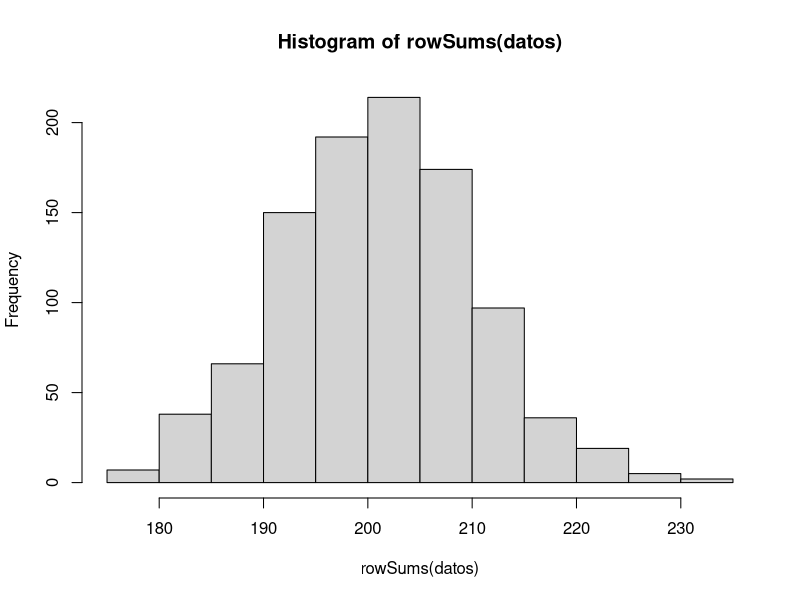

Reproduce this figure in R. (Note: this script raises an error after producing the figure.)
  library(tidyverse)
  library(ggplot2)

prob=c(.3,.55,.45)

########################################################################

cual_maximo = function(max_vec){
  maximo = which(max(max_vec) == max_vec)
  if (length(maximo) == 1) {
    return(maximo)
  } else {return(sample(maximo, 1))}
}

########################################################################

#Punto 1

datos = matrix(rbinom(366000, 1, prob[2]), nrow = 1000, ncol = 366, byrow = T)

hist(rowSums(datos))

mean(rowSums(datos))

dates = sort(rowSums(datos))

c(mean(dates[25], dates[26]), mean(dates[975], dates[976]))

########################################################################
#Random

datos_random_dia=actualizar(366,1)

ggplot(datos_random_dia)+
  geom_line(aes(x=Dia, y = Maquina1Total, color="red"))+
  geom_line(aes(x=Dia, y = Maquina2Total, color="blue"))+
  geom_line(aes(x=Dia, y = Maquina3Total, color="green"))

ggplot(datos_random_dia)+
  geom_line(aes(x=Dia, y = Maquina1+Maquina2+Maquina3, color="red"))
#to do: distribucion a posteriori

datos=matrix(seq(0,1,.001),nrow = 1001)
datos=cbind(datos,dbeta(seq(0,1,.001),2,2))
for (i in 1:6) {
  datos=cbind(datos,dbeta(seq(0,1,.001),2+datos_random_dia$Maquina1[61*i],2-datos_random_dia$Maquina1[61*i]+datos_random_dia$Maquina1Total[61*i]))
  }


datos = as.data.frame(datos)
colnames(datos) = c("seq","Dia0", "Dia61", "Dia122", "Dia183", "Dia244", "Dia305",
                    "Dia366")


ggplot(juju)+geom_line(aes(x=seq,y=Dia0,color=rgb(0.55, 0, 0)))+
  geom_line(aes(x=seq,y=Dia61,color=rgb(0.8, 0, 0)))+
  geom_line(aes(x=seq,y=Dia122))+
  geom_line(aes(x=seq,y=Dia183))+
  geom_line(aes(x=seq,y=Dia244))+
  geom_line(aes(x=seq,y=Dia305))+
  geom_line(aes(x=seq,y=Dia366))
  







datos_random_año=actualizar(366,1000)

datos_random_filter=filter(datos_random_año, Dia == 366)

Exitos_random_totales=rowSums(datos_random_filter[,3:5])

hist(Exitos_random_totales)

Media_random_totales=mean(Exitos_random_totales)

Ordenados_random_totales = sort(Exitos_random_totales)

Q_random_totales=c(mean(Ordenados_random_totales[25], Ordenados_random_totales[26]), 
  mean(Ordenados_random_totales[975], Ordenados_random_totales[976]))





########################################################################

privilegio = function(y, temp, e){
  return(c(rbinom(1, 1, prob[2]), 2))
}


########################################################################
random = function(y, temp, e){
  cual = floor(runif(1,1,4))
  vector = c(rbinom(1, 1, prob[cual]), cual)
  return(vector)}
########################################################################
softmax = function(tasas, temp, e){
  p = exp(tasas / temp) / sum(exp(tasas / temp))
  return(p)}

soft = function(y, temp, e){
  tasa = y[1:3] / y[4:6]
  for (k in 1:length(tasa)) {
    if (is.na(tasa[k])) {
      tasa[k] = 0
    }
  }
  p = softmax(tasa, temp)
  cual = sample(c(1, 2, 3), size = 1, prob = p)
  vector = c(rbinom(1, 1, prob[cual]), cual)
  return(vector)
}
########################################################################

thompson = function(y, temp, e){
  maquina1 = rbeta(1, 2 + y[1], 2 + y[4] - y[1])
  maquina2 = rbeta(1, 2 + y[2], 2 + y[5] - y[2])
  maquina3 = rbeta(1, 2 + y[3], 2 + y[6] - y[3])
  cual = cual_maximo(c(maquina1, maquina2, maquina3))
  vector = c(rbinom(1, 1, prob[cual]), cual)
  return(vector)
}

########################################################################
qbeta(.975,6,13)
qbeta(.975,18,7)

upper = function(y, temp, e){
  maquina1 = qbeta(.975, 2 + y[1], 2 + y[4] - y[1])
  maquina2 = qbeta(.975, 2 + y[2], 2 + y[5] - y[2])
  maquina3 = qbeta(.975, 2 + y[3], 2 + y[6] - y[3])
  cual = cual_maximo(c(maquina1, maquina2, maquina3))
  vector = c(rbinom(1, 1, prob[cual]), cual)
  return(vector)
}
########################################################################
greedy_prior = function(y, temp, e){
  maquina1 = (2 + y[1]) / (4 + y[4])
  maquina2 = (2 + y[2]) / (4 + y[5])
  maquina3 = (2 + y[3]) / (4 + y[6])
  cual = cual_maximo(c(maquina1, maquina2, maquina3)) 
  vector = c(rbinom(1, 1, prob[cual]), cual)
  return(vector)
}
########################################################################
greedy_tasa = function(y, temp, e){
  if (y[3] == 0) {
    if (y[2] == 0) {
      if (y[1] == 0) {
        vector = c(rbinom(1, 1, prob[1]), 1)
        return(vector)
      }
      vector = c(rbinom(1, 1, prob[2]), 2)
      return(vector)
      }
    vector = c(rbinom(1, 1, prob[3]), 3)
    return(vector)
    }
  cual = cual_maximo(c(y[1:3]) / c(y[4:6]))
  vector = c(rbinom(1, 1, prob[cual]), cual)
  return(vector)
}
  
  



########################################################################

e_greedy=function(y, temp, e){
  which=rbinom(1, 1, e)
  if (which == 1) {
    greedy_tasa(y)
  } else {random(y)}
  }



########################################################################
actualizar=function(dias = 366,muestras = 1,metodo = "random", temp = 1, e = .5){
  lista=list(random = random, greedy_tasa = greedy_tasa ,greedy_prior = greedy_prior,
             e_greedy = e_greedy, softmax = soft, upper = upper, thompson = thompson)
  metodo = lista[[metodo]]
  matriz = matrix(0, dias*muestras, 10)
  for (j in 1:muestras) {
       y = c(0, 0, 0, 0, 0, 0, j)
       for (i in 1:dias) {
          x=metodo(y, temp, e)
          y[x[2]] = y[x[2]] + x[1]
          y[x[2]+3] = y[x[2] + 3] + 1
          matriz[i+(dias*(j-1)),] = c(x, y, i)
    }
  }
  datos = as.data.frame(matriz)
  colnames(datos) = c("Exito", "Maquina", "Maquina1", "Maquina2", "Maquina3", "Maquina1Total",
                    "Maquina2Total", "Maquina3Total", "Muestra", "Dia")
  return(datos)
}

datos=actualizar(366,1,"greedy_prior",1,.5)





  

